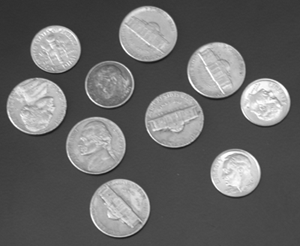
#> input picture data/coins.png, 300 x 246 px
$ python otsu_threshold.py
#> lines starting #> are read from the running program, lines starting #| are printed output that depends on the picture; after the words box and inside, x2 and y2 are one past the last pixel; in counts of white or black regions, pixels touching at a corner belong together
import cv2
import numpy as np
import matplotlib.pyplot as plt

# Load the image
img = cv2.imread('data/coins.png', cv2.IMREAD_GRAYSCALE)
#> img is the input picture: shape (246, 300); min 23, max 255, mean 103

# Apply Otsu's thresholding
_, binary_thresh = cv2.threshold(img, 0, 255, cv2.THRESH_BINARY + cv2.THRESH_OTSU)
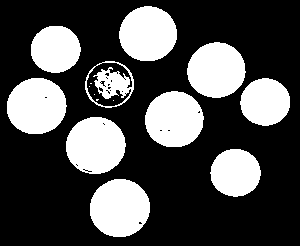
#> binary_thresh: shape (246, 300); 30.2% white; 15 white regions (5 under 20 px), largest, box (x1, y1, x2, y2) and area: (90, 179, 150, 237) 2748, (66, 117, 126, 174) 2667, (7, 78, 67, 134) 2649

# Create a structuring element (5x5 elliptical shape)
struct_element = cv2.getStructuringElement(cv2.MORPH_ELLIPSE, (5, 5))

# Apply erosion to separate touching objects
eroded = cv2.erode(binary_thresh, struct_element, iterations=1)
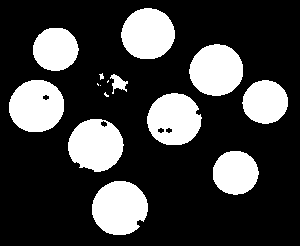
#> eroded: shape (246, 300); 24.8% white; 15 white regions (4 under 20 px), largest, box (x1, y1, x2, y2) and area: (92, 181, 148, 235) 2357, (9, 80, 64, 132) 2265, (68, 119, 124, 172) 2242

# Apply dilation to restore the object shape after erosion
dilated = cv2.dilate(eroded, struct_element, iterations=1)
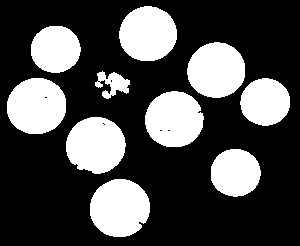
#> dilated: shape (246, 300); 29.5% white; 10 white regions, largest, box (x1, y1, x2, y2) and area: (90, 179, 150, 237) 2739, (7, 78, 66, 134) 2646, (66, 117, 126, 174) 2636

# Display results
fig, axs = plt.subplots(1, 3, figsize=(10, 4))
axs[0].imshow(binary_thresh, cmap='gray')
axs[0].set_title('Original Threshold')
axs[0].axis('off')

axs[1].imshow(eroded, cmap='gray')
axs[1].set_title('Eroded Image')
axs[1].axis('off')

axs[2].imshow(dilated, cmap='gray')
axs[2].set_title('Dilated Image')
axs[2].axis('off')

plt.show()
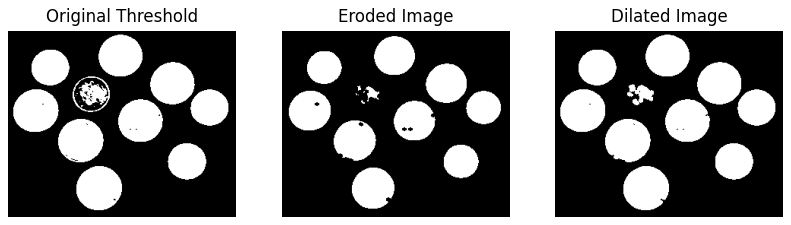
#> figure drawn by matplotlib, 3 panels
